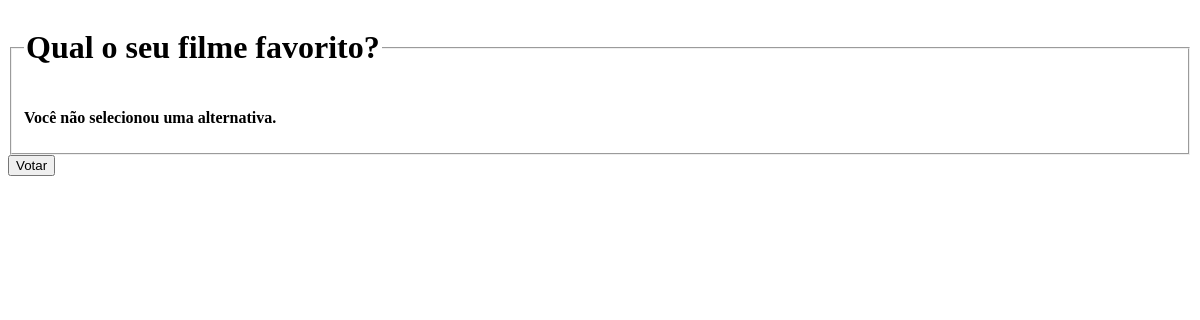
The app's page /polls/2/votar/, older data.
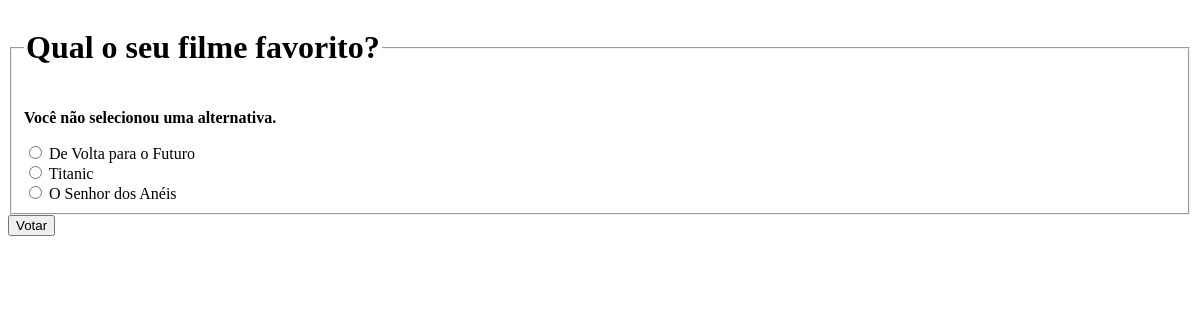
The same page, newer data.
### polls/models.py (models this page shows, shortened)
class Alternativa(models.Model):
    pergunta = models.ForeignKey(Pergunta, on_delete=models.CASCADE)
    texto_alternativa = models.CharField(max_length=200)
    votos = models.IntegerField(default=0)

### polls/views.py (the view)
# urls.py: path("<int:pergunta_id>/votar/", views.votar, name="votar")
def votar(request, pergunta_id):
    pergunta = get_object_or_404(Pergunta, pk=pergunta_id)
    try:
        alternativa_selecionada = pergunta.alternativa_set.get(pk=request.POST["alternativa"])
    except (KeyError, Alternativa.DoesNotExist):
        return render(
            request,
            "polls/detalhe.html",
            {
                "pergunta": pergunta,
                "error_message": "Você não selecionou uma alternativa.",
            },
        )
    else:
        alternativa_selecionada.votos = F("votos") + 1
        alternativa_selecionada.save()
        return HttpResponseRedirect(reverse("polls:resultados", args=(pergunta.id,)))

### polls/templates/polls/detalhe.html (shortened to what this page needs)
<form action="{% url 'polls:votar' pergunta.id %}" method="post">
<fieldset>
    <legend><h1>{{ pergunta.texto_pergunta }}</h1></legend>
    {% if error_message %}<p><strong>{{ error_message }}</strong></p>{% endif %}
    {% for alternativa in pergunta.alternativa_set.all %}
        <input type="radio" name="alternativa" id="{{ forloop.counter }}" value="{{ alternativa.id }}">
        <label for="alternativa{{ forloop.counter }}">{{ alternativa.texto_alternativa }}</label><br>
    {% endfor %}
</fieldset>
<input type="submit" value="Votar">
</form>

Row changes from the older to the newer data that the page shows:
added Alternativa: texto_alternativa "De Volta para o Futuro"
added Alternativa: texto_alternativa "Titanic"
added Alternativa: texto_alternativa "O Senhor dos Anéis"
